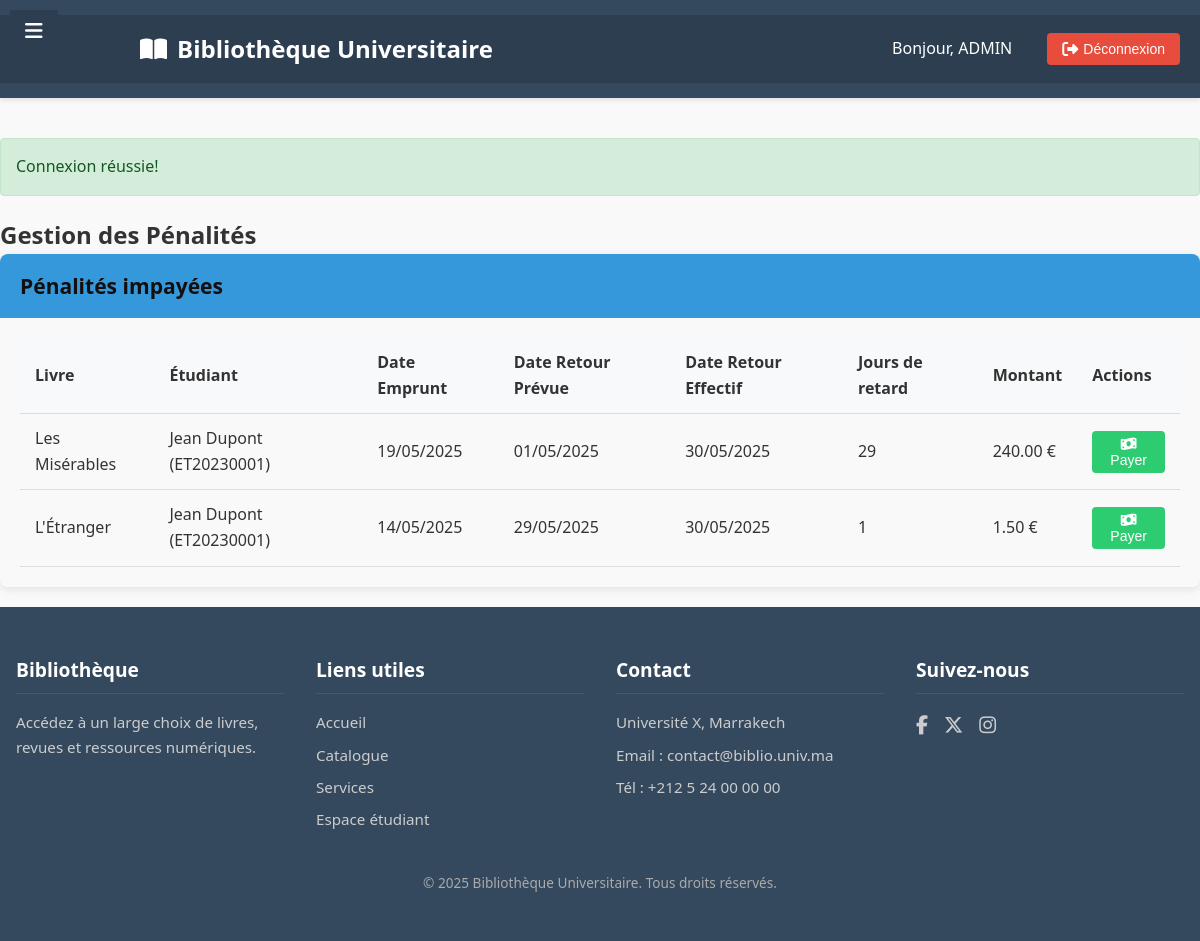
Screenshot of /pages/penalites.php (signed in) with the database file from the repository.
### tables this page shows
CREATE TABLE `emprunts` (
  `id` int(11) NOT NULL,
  `livre_id` int(11) NOT NULL,
  `etudiant_id` int(11) NOT NULL,
  `agent_id` int(11) NOT NULL,
  `date_emprunt` timestamp NOT NULL DEFAULT current_timestamp(),
  `date_retour_prevue` datetime NOT NULL,
  `date_retour` datetime DEFAULT NULL,
  `penalite` decimal(10,2) DEFAULT 0.00,
  `created_at` timestamp NOT NULL DEFAULT current_timestamp(),
  `updated_at` timestamp NOT NULL DEFAULT current_timestamp() ON UPDATE current_timestamp()
);

CREATE TABLE `livres` (
  `id` int(11) NOT NULL,
  `isbn` varchar(20) NOT NULL,
  `titre` varchar(255) NOT NULL,
  `auteur` varchar(100) NOT NULL,
  `categorie` varchar(50) NOT NULL,
  `emplacement` varchar(11) NOT NULL,
  `disponible` tinyint(1) DEFAULT 1,
  `created_at` timestamp NOT NULL DEFAULT current_timestamp(),
  `updated_at` timestamp NOT NULL DEFAULT current_timestamp() ON UPDATE current_timestamp()
);

CREATE TABLE `etudiants` (
  `id` int(11) NOT NULL,
  `matricule` varchar(20) NOT NULL,
  `nom` varchar(100) NOT NULL,
  `email` varchar(100) NOT NULL,
  `telephone` varchar(20) DEFAULT NULL,
  `created_at` timestamp NOT NULL DEFAULT current_timestamp(),
  `updated_at` timestamp NOT NULL DEFAULT current_timestamp() ON UPDATE current_timestamp()
);

### pages/penalites.php (the view, shortened to what this page needs)
<?php
require_once '../includes/auth.php';
$penalites = $pdo->query("
    SELECT e.*,
           l.titre as livre_titre,
           et.nom as etudiant_nom,
           et.matricule as etudiant_matricule,
           DATEDIFF(e.date_retour, e.date_retour_prevue) as jours_retard
    FROM emprunts e
    JOIN livres l ON e.livre_id = l.id
    JOIN etudiants et ON e.etudiant_id = et.id
    WHERE e.penalite > 0
    ORDER BY e.date_retour DESC
")->fetchAll();
include '../includes/header.php';
?>
<?php if (isset($_SESSION['message'])): ?>
    <div class="alert alert-success">
        <?= $_SESSION['message'] ?>
    </div>
<?php endif; ?>
<h2>Gestion des Pénalités</h2>
<div class="card">
    <div class="card-header">
        <h3>Pénalités impayées</h3>
    </div>
    <div class="card-body">
        <?php if (empty($penalites)): ?>
            <div class="alert alert-info">
                Aucune pénalité impayée pour le moment.
            </div>
        <?php else: ?>
            <div class="table-responsive">
                <table class="table table-striped">
                    <thead>
                        <tr>
                            <th>Livre</th>
                            <th>Étudiant</th>
                            <th>Date Emprunt</th>
                            <th>Date Retour Prévue</th>
                            <th>Date Retour Effectif</th>
                            <th>Jours de retard</th>
                            <th>Montant</th>
                            <th>Actions</th>
                        </tr>
                    </thead>
                    <tbody>
                        <?php foreach ($penalites as $penalite): ?>
                        <tr>
                            <td><?= htmlspecialchars($penalite['livre_titre']) ?></td>
                            <td><?= htmlspecialchars($penalite['etudiant_nom']) ?> (<?= $penalite['etudiant_matricule'] ?>)</td>
                            <td><?= date('d/m/Y', strtotime($penalite['date_emprunt'])) ?></td>
                            <td><?= date('d/m/Y', strtotime($penalite['date_retour_prevue'])) ?></td>
                            <td><?= date('d/m/Y', strtotime($penalite['date_retour'])) ?></td>
                            <td><?= $penalite['jours_retard'] ?></td>
                            <td><?= $penalite['penalite'] ?> €</td>
                            <td>
                                <form method="POST" style="display:inline;">
                                    <button type="submit" name="payer_penalite" class="btn btn-sm btn-success">
                                        <i class="fas fa-money-bill-wave"></i> Payer
                                    </button>
                                </form>
                            </td>
                        </tr>
                        <?php endforeach; ?>
                    </tbody>
                </table>
            </div>
        <?php endif; ?>
    </div>
</div>
<?php include '../includes/footer.php'; ?>

### css/style.css (style rules this page uses)
:root { --primary-color: #3498db; --secondary-color: #2ecc71; --danger-color: #e74c3c; --warning-color: #f39c12; --info-color: #1abc9c; --dark-color: #34495e; --light-color: #ecf0f1; }
* { box-sizing: border-box; margin: 0; padding: 0; }
body { font-family: 'Segoe UI', Tahoma, Geneva, Verdana, sans-serif; line-height: 1.6; color: #333; background-color: #f5f5f5; }
.card { border-radius: 8px; box-shadow: 0 2px 10px rgba(0,0,0,0.1); margin-bottom: 20px; overflow: hidden; }
.card-header { background-color: var(--primary-color); color: rgb(20, 15, 15); padding: 15px 20px; font-size: 18px; }
.card-body { padding: 20px; }
.btn { display: inline-block; padding: 10px 20px; border: none; border-radius: 4px; cursor: pointer; font-size: 16px; transition: background-color 0.3s; }
.btn-success { background-color: var(--secondary-color); color: white; }
.btn-sm { padding: 5px 10px; font-size: 14px; }
.table { width: 100%; border-collapse: collapse; }
.table th, .table td { padding: 12px 15px; text-align: left; border-bottom: 1px solid #ddd; }
.table th { background-color: #f8f9fa; font-weight: 600; }
.alert { padding: 15px; margin-bottom: 20px; border-radius: 4px; }
.alert-success { background-color: #d4edda; color: #155724; border: 1px solid #c3e6cb; }

### includes/footer.php (style rules this page uses)
body { margin: 0; font-family: 'Segoe UI', Tahoma, Geneva, Verdana, sans-serif; display: flex; flex-direction: column; min-height: 100vh; background-color: #f9f9f9; }

### rows the page displays
emprunts: livre.titre "Les Misérables", etudiant.nom "Jean Dupont", etudiant.matricule "ET20230001", date_emprunt "19/05/2025", date_retour_prevue "01/05/2025", date_retour "30/05/2025", jours_retard "29", penalite "240.00"
emprunts: livre.titre "L'Étranger", etudiant.nom "Jean Dupont", etudiant.matricule "ET20230001", date_emprunt "14/05/2025", date_retour_prevue "29/05/2025", date_retour "30/05/2025", jours_retard "1", penalite "1.50"

### other values shown
$_SESSION['user']['nom'] "ADMIN"
$_SESSION['message'] "Connexion réussie!"
